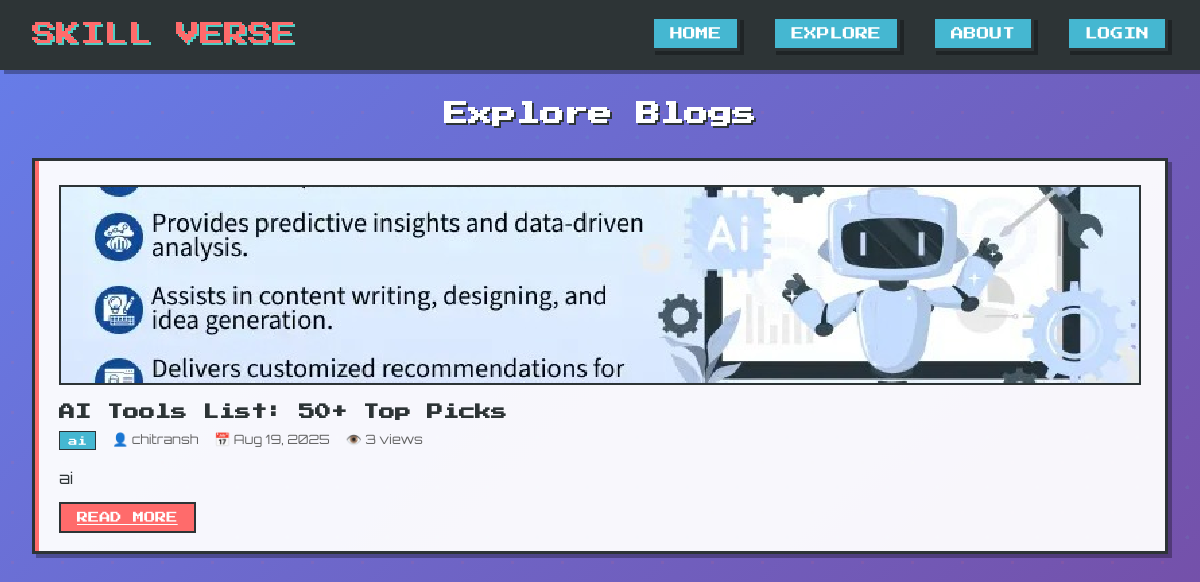
/home/explore/, run on the app's committed database.
### home/models.py (models this page shows, shortened)
class BlogPost(models.Model):
    title = models.CharField(max_length=200)
    category = models.CharField(max_length=50, blank=True)
    author = models.ForeignKey(User, on_delete=models.CASCADE)
    created_at = models.DateTimeField(auto_now_add=True)
    views = models.PositiveIntegerField(default=0)
    excerpt = models.TextField(max_length=300)
    content = models.TextField()
    featured_image = models.ImageField(upload_to="blog_images/", blank=True, null=True)

### home/views.py (the view)
# urls.py: path("explore/", views.explore, name="explore"),
def explore(request):
    posts = BlogPost.objects.all().order_by("-created_at")
    return render(request, "home/explore.html", {"posts": posts})

### home/templates/home/explore.html (shortened to what this page needs)
{% extends 'home/base.html' %}
{% load static %}
{% block content %}
<h2 class="section-title">Explore Blogs</h2>
<div class="posts-grid">
    {% for post in posts %}
    <article class="post-card">
        <div class="post-image">
            {% if post.featured_image %}
            <img src="{{ post.featured_image.url }}" alt="{{ post.title }}" style="width:100%;height:100%;object-fit:cover;">
            {% else %}
            📚 FEATURED IMAGE
            {% endif %}
        </div>
        <h3 class="post-title">{{ post.title }}</h3>
        <div class="post-meta">
            <span class="post-category">{{ post.category }}</span>
            <span>👤 {{ post.author.username }}</span>
            <span>📅 {{ post.created_at|date:"M d, Y" }}</span>
            <span>👁️ {{ post.views }} views</span>
        </div>
        <p class="post-excerpt">{{ post.excerpt }}</p>
        <a href="{% url 'home:read_post' post.id %}" class="read-more">READ MORE</a>
    </article>
    {% empty %}
    <div class="empty-state">
        <div class="empty-icon">📝</div>
        <h3 class="empty-title">No Posts Yet!</h3>
        <p class="empty-message">Check back soon for awesome content!</p>
    </div>
    {% endfor %}
</div>
{% endblock %}

### home/templates/home/base.html (shortened to what this page needs)
<!DOCTYPE html>
<html lang="en">
<head>
</head>
<body>
    <header class="header">
        <nav class="navbar">
            <div class="logo">SKILL VERSE</div>
<ul class="nav-menu">
    <li class="nav-item"><a href="{% url 'home:index' %}" style="text-decoration: none; color: #ffffff;">Home</a></li>
    <li class="nav-item"><a href="{% url 'home:explore' %}" style="text-decoration: none; color: #ffffff;">Explore</a></li>
    <li class="nav-item"><a href="{% url 'home:about' %}" style="text-decoration: none; color: #ffffff;">About</a></li>
    {% if user.is_authenticated %}
        <li class="nav-item" style="background: var(--success-color);">Hi, {{ user.username }}!</li>
        <li class="nav-item"><a href="{% url 'home:logout' %}" style="text-decoration: none; color: #ffffff;">Logout</a></li>
    {% else %}
        <li class="nav-item"><a href="{% url 'home:login' %}" style="text-decoration: none; color: #ffffff;">Login</a></li>
    {% endif %}
</ul>
        </nav>
    </header>
    <main class="main-content">
        {% block content %}
        {% endblock content %}
    </main>
</body>
</html>

### home/templates/home/base.html (style rules this page uses)
* { margin: 0; padding: 0; box-sizing: border-box; }
:root { --primary-color: #FF6B6B; --secondary-color: #4ECDC4; --accent-color: #45B7D1; --success-color: #96CEB4; --warning-color: #FFEAA7; --dark-bg: #2D3436; --light-bg: #DDD6FE; --text-dark: #2D3436; --text-light: #FFFFFF; --pixel-shadow: 4px 4px 0px rgba(0,0,0,0.3); --pixel-border: 3px solid #2D3436; }
body { font-family: 'Orbitron', monospace; background: linear-gradient(135deg, #667eea 0%, #764ba2 100%); min-height: 100vh; color: var(--text-dark); image-rendering: pixelated; image-rendering: -moz-crisp-edges; image-rendering: crisp-edges; }
body::before { content: ''; position: fixed; top: 0; left: 0; width: 100%; height: 100%; background-image: radial-gradient(circle at 25% 25%, #FF6B6B 2px, transparent 2px), radial-gradient(circle at 75% 75%, #4ECDC4 2px, transparent 2px); background-size: 50px 50px; opacity: 0.1; animation: float 20s ease-in-out infinite; z-index: -1; }
.header { background: var(--dark-bg); border-bottom: var(--pixel-border); box-shadow: var(--pixel-shadow); position: sticky; top: 0; z-index: 100; }
.navbar { max-width: 1200px; margin: 0 auto; padding: 1rem 2rem; display: flex; justify-content: space-between; align-items: center; }
.logo { font-family: 'Press Start 2P', monospace; font-size: 1.5rem; color: var(--primary-color); text-shadow: 2px 2px 0px var(--secondary-color); animation: glow 2s ease-in-out infinite alternate; }
.nav-menu { display: flex; list-style: none; gap: 2rem; }
.nav-item { font-family: 'Press Start 2P', monospace; font-size: 0.8rem; color: var(--text-light); text-transform: uppercase; padding: 0.5rem 1rem; background: var(--accent-color); border: var(--pixel-border); box-shadow: var(--pixel-shadow); cursor: pointer; transition: all 0.2s ease; position: relative; overflow: hidden; }
.nav-item::before { content: ''; position: absolute; top: 0; left: -100%; width: 100%; height: 100%; background: linear-gradient(90deg, transparent, rgba(255,255,255,0.4), transparent); transition: left 0.5s; }
.main-content { max-width: 1200px; margin: 0 auto; padding: 2rem; }
.section-title { font-family: 'Press Start 2P', monospace; font-size: 1.5rem; color: var(--text-light); text-align: center; margin-bottom: 2rem; text-shadow: 2px 2px 0px var(--dark-bg); }
.post-card { background: rgba(255, 255, 255, 0.95); border: var(--pixel-border); box-shadow: var(--pixel-shadow); padding: 1.5rem; transition: all 0.3s ease; position: relative; overflow: hidden; }
.post-card::before { content: ''; position: absolute; top: 0; left: 0; width: 4px; height: 100%; background: var(--primary-color); }
.post-image { width: 100%; height: 200px; background: linear-gradient(45deg, var(--secondary-color), var(--accent-color)); border: 2px solid var(--dark-bg); margin-bottom: 1rem; display: flex; align-items: center; justify-content: center; font-family: 'Press Start 2P', monospace; font-size: 0.8rem; color: var(--text-light); text-shadow: 1px 1px 0px var(--dark-bg); }
.post-title { font-family: 'Press Start 2P', monospace; font-size: 1rem; color: var(--dark-bg); margin-bottom: 0.5rem; line-height: 1.4; }
.post-meta { display: flex; gap: 1rem; margin-bottom: 1rem; font-size: 0.8rem; color: #666; flex-wrap: wrap; }
.post-category { background: var(--accent-color); color: white; padding: 0.2rem 0.5rem; font-family: 'Press Start 2P', monospace; font-size: 0.6rem; border: 1px solid var(--dark-bg); }
.post-excerpt { color: var(--text-dark); line-height: 1.6; margin-bottom: 1rem; }
.read-more { background: var(--primary-color); color: white; border: 2px solid var(--dark-bg); padding: 0.5rem 1rem; font-family: 'Press Start 2P', monospace; font-size: 0.7rem; cursor: pointer; transition: all 0.2s ease; }

### data on the page
BlogPost: featured_image (picture), title "AI Tools List: 50+ Top Picks", category "ai", author.username "chitransh", created_at "Aug 19, 2025", views "3", excerpt "ai"
